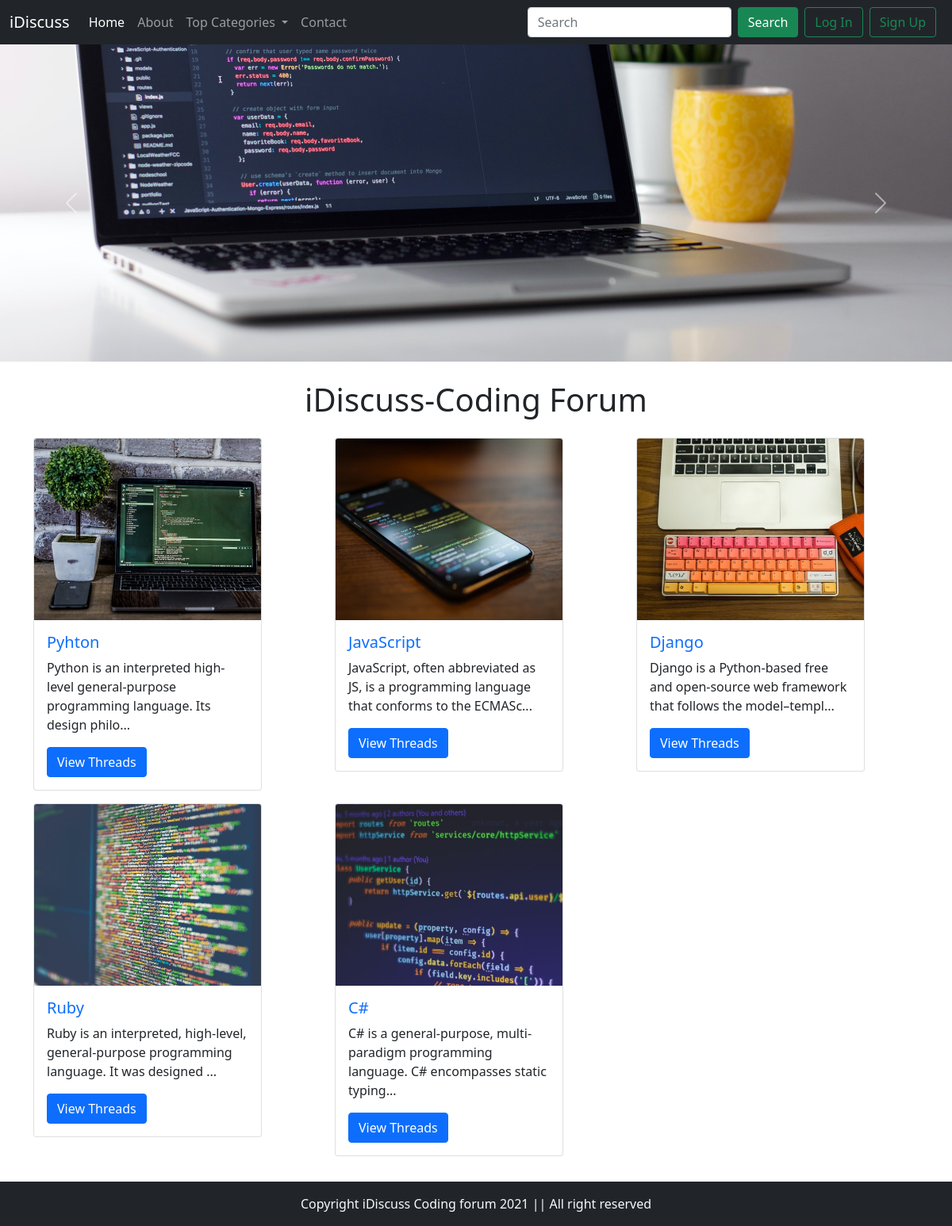
The page / on the database its author committed.
### tables this page shows
CREATE TABLE `categories` (
  `category_Id` int(11) NOT NULL,
  `category_name` varchar(255) NOT NULL,
  `category_description` text NOT NULL,
  `TimeStmp` timestamp NOT NULL DEFAULT current_timestamp()
);

### index.php (the view, shortened to what this page needs)
<!doctype html>
<html lang="en">
<head>
    <link href="bootstrap/css/bootstrap.min.css" rel="stylesheet">
</head>
<body>
    <?php require'partials/header.php'; ?>
    <?php require'partials/dbconnect.php'; ?>
    <div id="carouselExampleControls" class="carousel slide" data-bs-ride="carousel">
        <div class="carousel-inner">
            <div class="carousel-item active">
                <img src="images/apple.jpg" class="d-block w-100" alt="...">
            </div>
        </div>
        <button class="carousel-control-prev" type="button" data-bs-target="#carouselExampleControls"
            data-bs-slide="prev">
            <span class="carousel-control-prev-icon" aria-hidden="true"></span>
        </button>
        <button class="carousel-control-next" type="button" data-bs-target="#carouselExampleControls"
            data-bs-slide="next">
            <span class="carousel-control-next-icon" aria-hidden="true"></span>
        </button>
    </div>
    <div class="container my-4">
        <h1 class="text-center my-3">iDiscuss-Coding Forum</h1>
        <div class="row">
            <?php
                $sql='SELECT * FROM `categories`';
                $result=mysqli_query($conn, $sql);
                while($row=mysqli_fetch_assoc($result)){
                $id=$row['category_Id'];
                $cat=$row['category_name'];
                $desc=$row['category_description'];
                echo'<div class="col-md-4">
                    <div class="card my-2" style="width: 18rem;">
                        <img src="images/card/card'.$id.'.jpg" class="card-img-top" alt="...">
                        <div class="card-body">
                            <h5 class="card-title"><a href="threadList.php?catid='.$id.'" style="text-decoration:none;">'.$cat.'</a></h5>
                            <p class="card-text">'.substr($desc, 0, 90) .'...</p>
                            <a href="threadList.php?catid='.$id.'" class="btn btn-primary">View Threads</a>
                        </div>
                    </div>
                </div>';
                }
            ?>
        </div>
    </div>
    <?php require'partials/footer.php'; ?>
</body>
</html>

### partials/header.php (shortened to what this page needs)
<?php
echo' <nav class="navbar navbar-expand-lg navbar-dark bg-dark">
<div class="container-fluid">
  <a class="navbar-brand" href="index.php">iDiscuss</a>
  <button class="navbar-toggler" type="button" data-bs-toggle="collapse" data-bs-target="#navbarSupportedContent" aria-controls="navbarSupportedContent" aria-expanded="false" aria-label="Toggle navigation">
    <span class="navbar-toggler-icon"></span>
  </button>
  <div class="collapse navbar-collapse" id="navbarSupportedContent">
    <ul class="navbar-nav me-auto mb-2 mb-lg-0">
      <li class="nav-item">
        <a class="nav-link active" aria-current="page" href="index.php">Home</a>
      </li>
      <li class="nav-item">
        <a class="nav-link" href="about.php">About</a>
      </li>
      <li class="nav-item dropdown">
        <a class="nav-link dropdown-toggle" href="#" id="navbarDropdown" role="button" data-bs-toggle="dropdown" aria-expanded="false">
         Top Categories
        </a>
        <ul class="dropdown-menu" aria-labelledby="navbarDropdown">';
        echo'</ul>
      </li>
      <li class="nav-item">
        <a class="nav-link" href="contact.php" aria-disabled="true">Contact</a>
      </li>
    </ul>
    <div class="mx-2 d-flex">';
    if(isset($_SESSION['loggedin']) && $_SESSION['loggedin']==true){
      echo' <form class="d-flex">
      <input class="form-control me-2" type="search" placeholder="Search" aria-label="Search">
      <button class="btn btn-success" type="submit">Search</button>
      <p class="text-light my-0 mx-2"> WelCome '.$_SESSION['useremail'].'</p>
      <a href="partials/logout.php" role="button" class="btn btn-outline-success">Log Out</a>
    </form>';
    }
    else{
    echo'<form class="d-flex">
      <input class="form-control me-2" type="search" placeholder="Search" aria-label="Search">
      <button class="btn btn-success" type="submit">Search</button>
    </form>
        <button class="btn btn-outline-success mx-2" data-bs-toggle="modal" data-bs-target="#loginModal">Log In</button>
        <button class="btn btn-outline-success" data-bs-toggle="modal" data-bs-target="#signupModal">Sign Up</button>';
    }
   echo' </div>
  </div>
</div>
</nav>';
?>

### partials/footer.php
<div class="contaier-fluid bg-dark text-light ">
    <p class="text-center mb-0 py-3">Copyright iDiscuss Coding forum 2021 || All right reserved </p>
</div>

### rows shown on the page
categories: shows a picture, category_name "Pyhton", category_description "Python is an interpreted high-level general-purpose programming language. Its design philo"
categories: shows a picture, category_name "JavaScript", category_description "JavaScript, often abbreviated as JS, is a programming language that conforms to the ECMASc"
categories: shows a picture, category_name "Django", category_description "Django is a Python-based free and open-source web framework that follows the model–templ"
categories: shows a picture, category_name "Ruby", category_description "Ruby is an interpreted, high-level, general-purpose programming language. It was designed"
categories: shows a picture, category_name "C#", category_description "C# is a general-purpose, multi-paradigm programming language. C# encompasses static typing"
